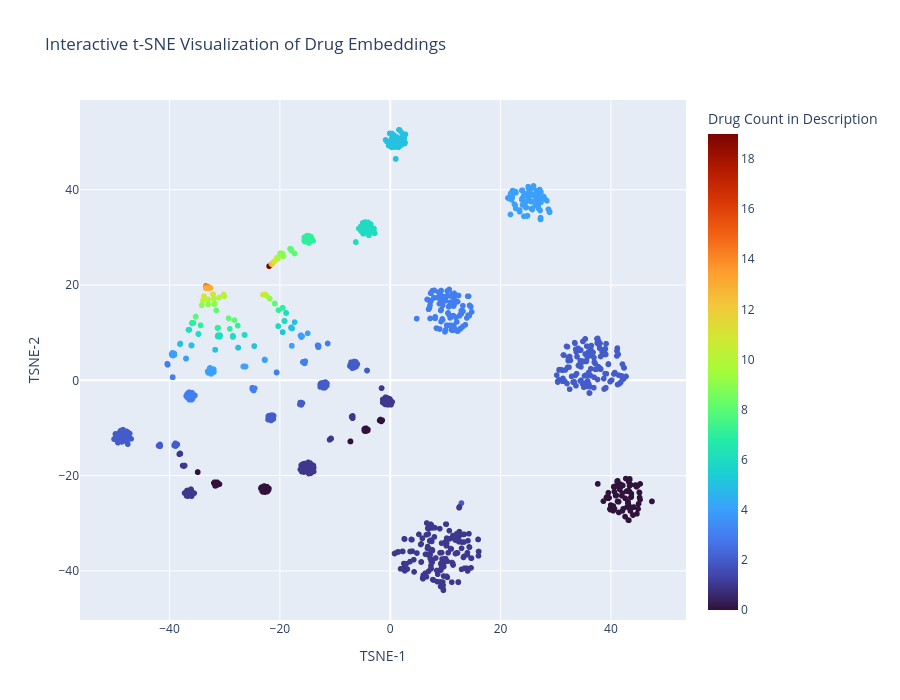

The cell this chart's notebook holds for it:
### Markdown cell above
# Visualize t-SNE Results with Matplotlib
Plot the 2D t-SNE results using matplotlib's scatter plot.

### Code cell
import plotly.express as px

# Create an interactive scatter plot with Plotly
fig = px.scatter(
    reduced_embeddings_df,
    x='TSNE-1',
    y='TSNE-2',
    color=drugsDESC_masked['drug_count'],
    color_continuous_scale='Turbo',
    hover_data={
        'Drug Name': drugsDESC_masked.get('Drug Name', None),
        'Discription': drugsDESC_masked['Discription'],
        'drug_count': drugsDESC_masked['drug_count']
    },
    title='Interactive t-SNE Visualization of Drug Embeddings'
)

fig.update_layout(
    coloraxis_colorbar=dict(
        title='Drug Count in Description'
    ),
    width=900,
    height=700
)

fig.show()

### Figure 1 — Plotly figure (JSON) as saved in the notebook; plotly's stock layout.template omitted (floating-point values rounded to 4 significant figures; data arrays with more than 128 entries replaced by an {"elided": "..."} marker saying what was removed)
{"data": [{"customdata": {"elided": "1318x3 mixed values"}, "hovertemplate": "TSNE-1=%{x}<br>TSNE-2=%{y}<br>Drug Name=%{customdata[0]}<br>Discription=%{customdata[1]}<br>drug_count=%{customdata[2]}<br>color=%{marker.color}<extra></extra>", "legendgroup": "", "marker": {"color": {"elided": "1318 int values"}, "coloraxis": "coloraxis", "symbol": "circle"}, "mode": "markers", "name": "", "showlegend": false, "type": "scattergl", "x": {"elided": "1318 float values"}, "xaxis": "x", "y": {"elided": "1318 float values"}, "yaxis": "y"}], "layout": {"coloraxis": {"colorbar": {"title": {"text": "Drug Count in Description"}}, "colorscale": [[0, "#30123b"], [0.07143, "#4145ab"], [0.1429, "#4675ed"], [0.2143, "#39a2fc"], [0.2857, "#1bcfd4"], [0.3571, "#24eca6"], [0.4286, "#61fc6c"], [0.5, "#a4fc3b"], [0.5714, "#d1e834"], [0.6429, "#f3c63a"], [0.7143, "#fe9b2d"], [0.7857, "#f36315"], [0.8571, "#d93806"], [0.9286, "#b11901"], [1, "#7a0402"]]}, "height": 700, "legend": {"tracegroupgap": 0}, "title": {"text": "Interactive t-SNE Visualization of Drug Embeddings"}, "width": 900, "xaxis": {"anchor": "y", "domain": [0, 1], "title": {"text": "TSNE-1"}}, "yaxis": {"anchor": "x", "domain": [0, 1], "title": {"text": "TSNE-2"}}}}
